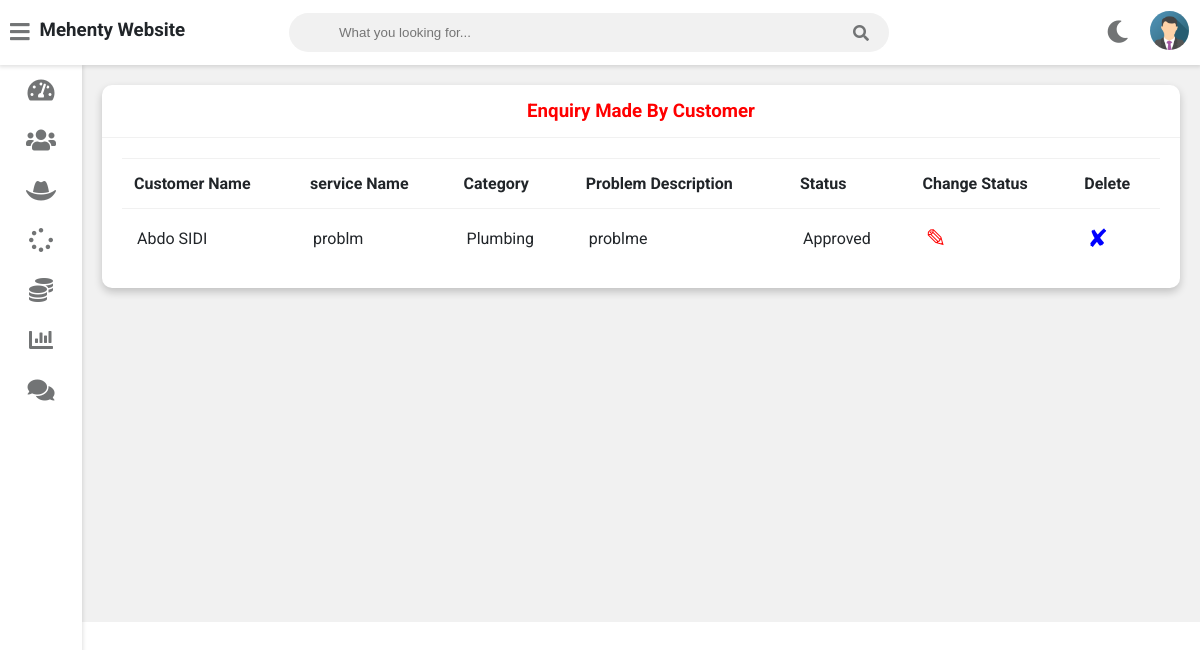
The page /admin-view-request (signed in) on the database as committed earlier.
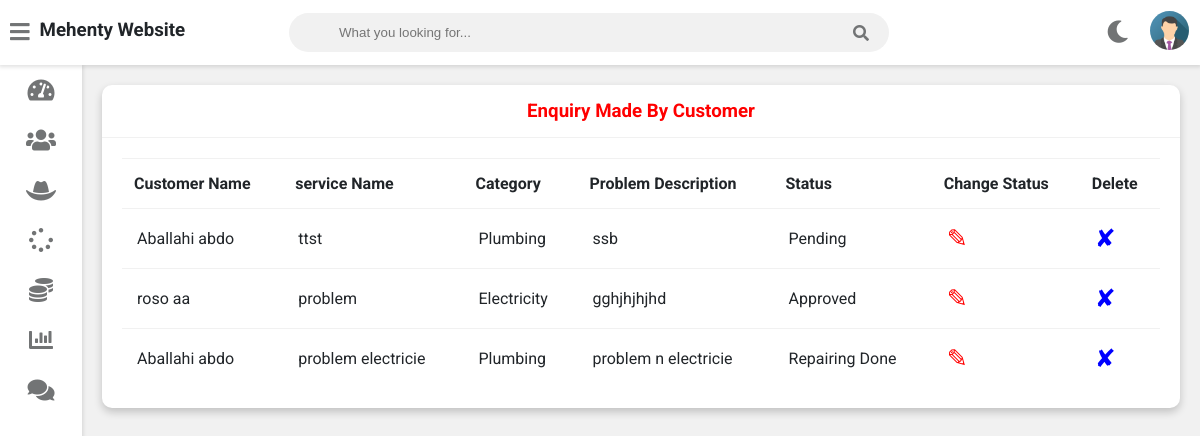
The same page on the database as committed later.
### service/models.py (models this page shows, shortened)
class Customer(models.Model):
    user=models.OneToOneField(User,on_delete=models.CASCADE)
    profile_pic= models.ImageField(upload_to='profile_pic/CustomerProfilePic/',null=True,blank=True)
    address = models.CharField(max_length=40)
    mobile = models.CharField(max_length=20,null=False)
    @property
    def get_name(self):
        return self.user.first_name+" "+self.user.last_name

class Request(models.Model):
    cat=(('Plumbing', 'Plumbing'),('Electricity', 'Electricity'),('Painting', 'Painting'),('Carpentry', 'Carpentry'))
    category=models.CharField(max_length=50,choices=cat)
    service_no=models.PositiveIntegerField(null=False)
    service_name = models.CharField(max_length=40,null=False)
    problem_description = models.CharField(max_length=500,null=False)
    date=models.DateField(auto_now=True)
    cost=models.PositiveIntegerField(null=True)
    customer=models.ForeignKey('Customer', on_delete=models.CASCADE,null=True)
    Technician=models.ForeignKey('Technician',on_delete=models.CASCADE,null=True)
    stat=(('Pending','Pending'),('Approved','Approved'),('Repairing','Repairing'),('Repairing Done','Repairing Done'),('Released','Released'))
    status=models.CharField(max_length=50,choices=stat,default='Pending',null=True)

### service/views.py (the view)
# urls.py: path('admin-view-request',views.admin_view_request_view,name='admin-view-request'),
@login_required(login_url='adminlogin')
def admin_view_request_view(request):
    enquiry=models.Request.objects.all().order_by('-id')
    customers=[]
    for enq in enquiry:
        customer=models.Customer.objects.get(id=enq.customer_id)
        customers.append(customer)
    return render(request,'service/admin_view_request.html',{'data':zip(customers,enquiry)})

### templates/service/admin_view_request.html
{% extends 'service/adminbase.html' %}
{% block content %}
	<div class="wrapper">
		<div class="row">
			<div class="col-12 col-m-12 col-sm-12">
				<div class="card">
					<div class="card-header">
						<h3 style="color:red; text-align:center" >Enquiry Made By Customer
						</h3>
					</div>
					<div class="card-content">
						<table>
							<thead>
                <tr>
                  <th>Customer Name</th>
                  <th>service Name</th>
                  <th>Category</th>
                  <th>Problem Description</th>
                  <th>Status</th>
                  <th>Change Status</th>
                  <th>Delete</th>
                </tr>
							</thead>
							<tbody>
                {% for c,r in data %}
                <tr>
                  <td> {{c.get_name}}</td>
                  <td> {{r.service_name}}</td>
                  <td>{{r.category}}</td>
                  <td>{{r.problem_description}}</td>
                  <td>{{r.status}}</td>
                  <td><a  style="color:red; text-decoration:none;font-size:25px;" href="{% url 'change-status' r.id  %}">&#9998;</a></td>
                  <td><a style="color:blue; text-decoration:none;font-size:25px;"href="{% url 'admin-delete-request' r.id  %}">&#10008;</a></td>
                </tr>
                {% endfor %}
							</tbody>
						</table>
					</div>
				</div>
			</div>
		</div>
<br><br><br><br><br><br><br><br><br><br><br><br><br><br><br><br>
	</div>
{% endblock content %}

Rows that differ between the two databases and show on the page:
removed Customer: get_name "Abdo SIDI", service_name "problm", category "Plumbing", problem_description "problme", status "Approved"
now on this page (row unchanged): Customer: get_name "Aballahi abdo", service_name "ttst", category "Plumbing", problem_description "ssb", status "Pending", service_name "problem electricie", problem_description "problem n electricie", status "Repairing Done"
added Customer: get_name "roso aa", service_name "problem", category "Electricity", problem_description "gghjhjhjhd", status "Approved"
